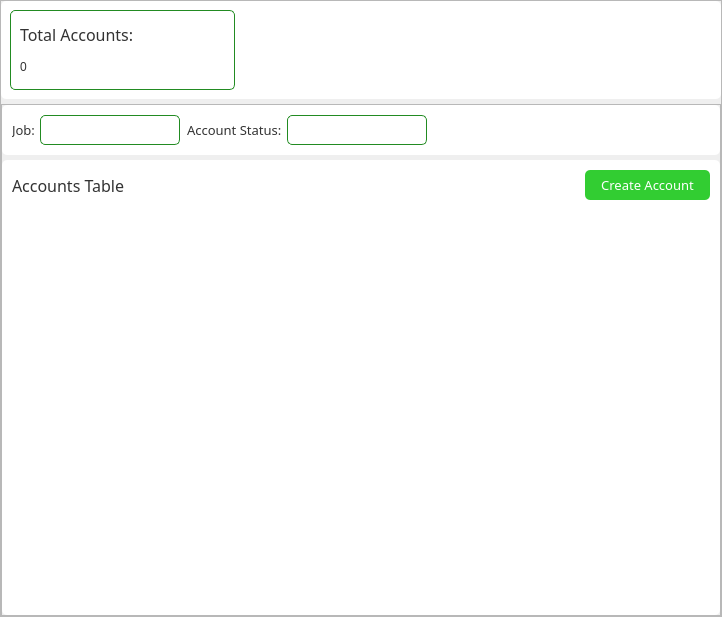
        <widget class="QFrame" name="frame_22">
         <property name="frameShape">
          <enum>QFrame::StyledPanel</enum>
         </property>
         <property name="frameShadow">
          <enum>QFrame::Raised</enum>
         </property>
         <layout class="QVBoxLayout" name="verticalLayout">
          <property name="spacing">
           <number>5</number>
          </property>
          <property name="leftMargin">
           <number>0</number>
          </property>
          <property name="topMargin">
           <number>0</number>
          </property>
          <property name="rightMargin">
           <number>0</number>
          </property>
          <property name="bottomMargin">
           <number>0</number>
          </property>
          <item>
           <widget class="QFrame" name="frame_21">
            <property name="styleSheet">
             <string notr="true">#frame_21{
background-color: #fff;
border-radius: 5px;
}</string>
            </property>
            <property name="frameShape">
             <enum>QFrame::StyledPanel</enum>
            </property>
            <property name="frameShadow">
             <enum>QFrame::Raised</enum>
            </property>
            <layout class="QHBoxLayout" name="horizontalLayout_8">
             <item>
              <widget class="QFrame" name="frame_8">
               <property name="minimumSize">
                <size>
                 <width>225</width>
                 <height>80</height>
                </size>
               </property>
               <property name="maximumSize">
                <size>
                 <width>225</width>
                 <height>80</height>
                </size>
               </property>
               <property name="styleSheet">
                <string notr="true">#frame_8{
background-color: #fff;
border: 1px solid #228B22;
border-radius: 5px;
}
*{
background-color: transparent;
}</string>
               </property>
               <property name="frameShape">
                <enum>QFrame::StyledPanel</enum>
               </property>
               <property name="frameShadow">
                <enum>QFrame::Raised</enum>
               </property>
               <layout class="QVBoxLayout" name="verticalLayout_5">
                <property name="spacing">
                 <number>5</number>
                </property>
                <item>
                 <widget class="QLabel" name="label_12">
                  <property name="sizePolicy">
                   <sizepolicy hsizetype="Fixed" vsizetype="Preferred">
                    <horstretch>0</horstretch>
                    <verstretch>0</verstretch>
                   </sizepolicy>
                  </property>
                  <property name="font">
                   <font>
                    <family>Noto Sans SemiBold</family>
                    <pointsize>12</pointsize>
                    <weight>7</weight>
                    <italic>false</italic>
                    <bold>false</bold>
                   </font>
                  </property>
                  <property name="styleSheet">
                   <string notr="true">font: 63 12pt &quot;Noto Sans SemiBold&quot;;
color: #333333;</string>
                  </property>
                  <property name="text">
                   <string>Total Accounts:</string>
                  </property>
                 </widget>
                </item>
                <item>
                 <widget class="QLabel" name="total_account_label">
                  <property name="sizePolicy">
                   <sizepolicy hsizetype="Fixed" vsizetype="Preferred">
                    <horstretch>0</horstretch>
                    <verstretch>0</verstretch>
                   </sizepolicy>
                  </property>
                  <property name="minimumSize">
                   <size>
                    <width>50</width>
                    <height>0</height>
                   </size>
                  </property>
                  <property name="styleSheet">
                   <string notr="true">font: 87 16pt &quot;Noto Sans Black&quot;;
color: #333333;
</string>
                  </property>
                  <property name="text">
                   <string>0</string>
                  </property>
                 </widget>
                </item>
               </layout>
              </widget>
             </item>
             <item>
              <spacer name="horizontalSpacer">
               <property name="orientation">
                <enum>Qt::Horizontal</enum>
               </property>
               <property name="sizeHint" stdset="0">
                <size>
                 <width>40</width>
                 <height>20</height>
                </size>
               </property>
              </spacer>
             </item>
            </layout>
           </widget>
          </item>
          <item>
           <widget class="QFrame" name="table_cont">
            <property name="minimumSize">
             <size>
              <width>0</width>
              <height>0</height>
             </size>
            </property>
            <property name="styleSheet">
             <string notr="true"/>
            </property>
            <property name="frameShape">
             <enum>QFrame::StyledPanel</enum>
            </property>
            <property name="frameShadow">
             <enum>QFrame::Raised</enum>
            </property>
            <layout class="QVBoxLayout" name="verticalLayout_4">
             <property name="spacing">
              <number>5</number>
             </property>
             <property name="leftMargin">
              <number>0</number>
             </property>
             <property name="topMargin">
              <number>0</number>
             </property>
             <property name="rightMargin">
              <number>0</number>
             </property>
             <property name="bottomMargin">
              <number>0</number>
             </property>
             <item>
              <widget class="QFrame" name="frame_4">
               <property name="styleSheet">
                <string notr="true">#frame_4{
background-color: #fff;
border-radius: 5px;
}
*{
background-color: transparent;
}
QComboBox{
font: 10pt &quot;Noto Sans&quot;;
background-color: #fff;
border: 1px solid #228B22;
border-radius: 5px;
padding: 5px
}
QComboBox::drop-down{
border: none;
background: transparent;
}
QComboBox::down-arrow {
image: none;               
border: none;              
width: 0; height: 0;       
border-left: 5px solid none; 
border-right: 5px solid none;
border-top: 7px solid #228B22; 
margin: 0;
}</string>
               </property>
               <property name="frameShape">
                <enum>QFrame::StyledPanel</enum>
               </property>
               <property name="frameShadow">
                <enum>QFrame::Raised</enum>
               </property>
               <layout class="QHBoxLayout" name="horizontalLayout_4">
                <property name="spacing">
                 <number>5</number>
                </property>
                <item>
                 <widget class="QFrame" name="frame_5">
                  <property name="frameShape">
                   <enum>QFrame::StyledPanel</enum>
                  </property>
                  <property name="frameShadow">
                   <enum>QFrame::Raised</enum>
                  </property>
                  <layout class="QHBoxLayout" name="horizontalLayout_6">
                   <property name="spacing">
                    <number>5</number>
                   </property>
                   <property name="leftMargin">
                    <number>0</number>
                   </property>
                   <property name="topMargin">
                    <number>0</number>
                   </property>
                   <property name="rightMargin">
                    <number>0</number>
                   </property>
                   <property name="bottomMargin">
                    <number>0</number>
                   </property>
                   <item>
                    <widget class="QLabel" name="label_5">
                     <property name="maximumSize">
                      <size>
                       <width>70</width>
                       <height>16777215</height>
                      </size>
                     </property>
                     <property name="font">
                      <font>
                       <family>Noto Sans SemiBold</family>
                       <pointsize>10</pointsize>
                       <weight>7</weight>
                       <italic>false</italic>
                       <bold>false</bold>
                      </font>
                     </property>
                     <property name="styleSheet">
                      <string notr="true">color: #333333;
font: 63 10pt &quot;Noto Sans SemiBold&quot;;</string>
                     </property>
                     <property name="text">
                      <string>Job:</string>
                     </property>
                    </widget>
                   </item>
                   <item>
                    <widget class="QComboBox" name="job_filter">
                     <property name="sizePolicy">
                      <sizepolicy hsizetype="Minimum" vsizetype="Fixed">
                       <horstretch>0</horstretch>
                       <verstretch>0</verstretch>
                      </sizepolicy>
                     </property>
                     <property name="minimumSize">
                      <size>
                       <width>140</width>
                       <height>30</height>
                      </size>
                     </property>
                     <property name="maximumSize">
                      <size>
                       <width>140</width>
                       <height>30</height>
                      </size>
                     </property>
                     <property name="cursor">
                      <cursorShape>PointingHandCursor</cursorShape>
                     </property>
                     <property name="styleSheet">
                      <string notr="true">color: #333333;</string>
                     </property>
                    </widget>
                   </item>
                  </layout>
                 </widget>
                </item>
                <item>
                 <widget class="QFrame" name="frame_6">
                  <property name="frameShape">
                   <enum>QFrame::StyledPanel</enum>
                  </property>
                  <property name="frameShadow">
                   <enum>QFrame::Raised</enum>
                  </property>
                  <layout class="QHBoxLayout" name="horizontalLayout_7">
                   <property name="spacing">
                    <number>5</number>
                   </property>
                   <property name="leftMargin">
                    <number>0</number>
                   </property>
                   <property name="topMargin">
                    <number>0</number>
                   </property>
                   <property name="rightMargin">
                    <number>0</number>
                   </property>
                   <property name="bottomMargin">
                    <number>0</number>
                   </property>
                   <item>
                    <widget class="QLabel" name="label_11">
                     <property name="font">
                      <font>
                       <family>Noto Sans SemiBold</family>
                       <pointsize>10</pointsize>
                       <weight>7</weight>
                       <italic>false</italic>
                       <bold>false</bold>
                      </font>
                     </property>
                     <property name="styleSheet">
                      <string notr="true">color: #333333;
font: 63 10pt &quot;Noto Sans SemiBold&quot;;</string>
                     </property>
                     <property name="text">
                      <string>Account Status:</string>
                     </property>
                    </widget>
                   </item>
                   <item>
                    <widget class="QComboBox" name="account_status_filter">
                     <property name="minimumSize">
                      <size>
                       <width>140</width>
                       <height>30</height>
                      </size>
                     </property>
                     <property name="maximumSize">
                      <size>
                       <width>140</width>
                       <height>30</height>
                      </size>
                     </property>
                     <property name="cursor">
                      <cursorShape>PointingHandCursor</cursorShape>
                     </property>
                     <property name="styleSheet">
                      <string notr="true">color: #333333;</string>
                     </property>
                    </widget>
                   </item>
                  </layout>
                 </widget>
                </item>
                <item>
                 <spacer name="horizontalSpacer_2">
                  <property name="orientation">
                   <enum>Qt::Horizontal</enum>
                  </property>
                  <property name="sizeHint" stdset="0">
                   <size>
                    <width>40</width>
                    <height>20</height>
                   </size>
                  </property>
                 </spacer>
                </item>
               </layout>
              </widget>
             </item>
             <item>
              <widget class="QFrame" name="frame">
               <property name="styleSheet">
                <string notr="true">#frame{
background-color: #fff;
border-radius: 5px;
}
*{
background-color: transparent;
}</string>
               </property>
               <property name="frameShape">
                <enum>QFrame::StyledPanel</enum>
               </property>
               <property name="frameShadow">
                <enum>QFrame::Raised</enum>
               </property>
               <layout class="QVBoxLayout" name="verticalLayout_8">
                <property name="spacing">
                 <number>5</number>
                </property>
                <property name="leftMargin">
                 <number>9</number>
                </property>
                <property name="topMargin">
                 <number>9</number>
                </property>
                <property name="rightMargin">
                 <number>9</number>
                </property>
                <property name="bottomMargin">
                 <number>9</number>
                </property>
                <item>
                 <widget class="QFrame" name="frame_7">
                  <property name="frameShape">
                   <enum>QFrame::StyledPanel</enum>
                  </property>
                  <property name="frameShadow">
                   <enum>QFrame::Raised</enum>
                  </property>
                  <layout class="QHBoxLayout" name="horizontalLayout_2">
                   <property name="spacing">
                    <number>5</number>
                   </property>
                   <property name="leftMargin">
                    <number>0</number>
                   </property>
                   <property name="topMargin">
                    <number>0</number>
                   </property>
                   <property name="rightMargin">
                    <number>0</number>
                   </property>
                   <property name="bottomMargin">
                    <number>0</number>
                   </property>
                   <item>
                    <widget class="QLabel" name="label">
                     <property name="font">
                      <font>
                       <family>Noto Sans SemiBold</family>
                       <pointsize>12</pointsize>
                       <weight>7</weight>
                       <italic>false</italic>
                       <bold>false</bold>
                      </font>
                     </property>
                     <property name="styleSheet">
                      <string notr="true">font: 63 12pt &quot;Noto Sans SemiBold&quot;;
color: #333333;</string>
                     </property>
                     <property name="text">
                      <string>Accounts Table</string>
                     </property>
                    </widget>
                   </item>
                   <item>
                    <widget class="QPushButton" name="createAccount_btn">
                     <property name="sizePolicy">
                      <sizepolicy hsizetype="Fixed" vsizetype="Fixed">
                       <horstretch>0</horstretch>
                       <verstretch>0</verstretch>
                      </sizepolicy>
                     </property>
                     <property name="minimumSize">
                      <size>
                       <width>125</width>
                       <height>30</height>
                      </size>
                     </property>
                     <property name="maximumSize">
                      <size>
                       <width>125</width>
                       <height>30</height>
                      </size>
                     </property>
                     <property name="font">
                      <font>
                       <family>Noto Sans Black</family>
                       <pointsize>10</pointsize>
                       <weight>10</weight>
                       <italic>false</italic>
                       <bold>false</bold>
                      </font>
                     </property>
                     <property name="cursor">
                      <cursorShape>PointingHandCursor</cursorShape>
                     </property>
                     <property name="styleSheet">
                      <string notr="true">background-color: #32CD32;
font: 87 10pt &quot;Noto Sans Black&quot;;
color: #fff;
border-radius: 5px;</string>
                     </property>
                     <property name="text">
                      <string>Create Account</string>
                     </property>
                    </widget>
                   </item>
                  </layout>
                 </widget>
                </item>
                <item>
                 <widget class="QTableWidget" name="tableWidget">
                  <property name="sizePolicy">
                   <sizepolicy hsizetype="MinimumExpanding" vsizetype="MinimumExpanding">
                    <horstretch>0</horstretch>
                    <verstretch>0</verstretch>
                   </sizepolicy>
                  </property>
                  <property name="minimumSize">
                   <size>
                    <width>700</width>
                    <height>400</height>
                   </size>
                  </property>
                  <property name="font">
                   <font>
                    <family>Noto Sans</family>
                    <pointsize>10</pointsize>
                    <weight>50</weight>
                    <italic>false</italic>
                    <bold>false</bold>
                   </font>
                  </property>
                  <property name="styleSheet">
                   <string notr="true">#tableWidget{
border: none;
background-color: white;
border-radius: 5px;
padding: 10px;
}</string>
                  </property>
                 </widget>
                </item>
               </layout>
              </widget>
             </item>
            </layout>
           </widget>
          </item>
         </layout>
        </widget>
